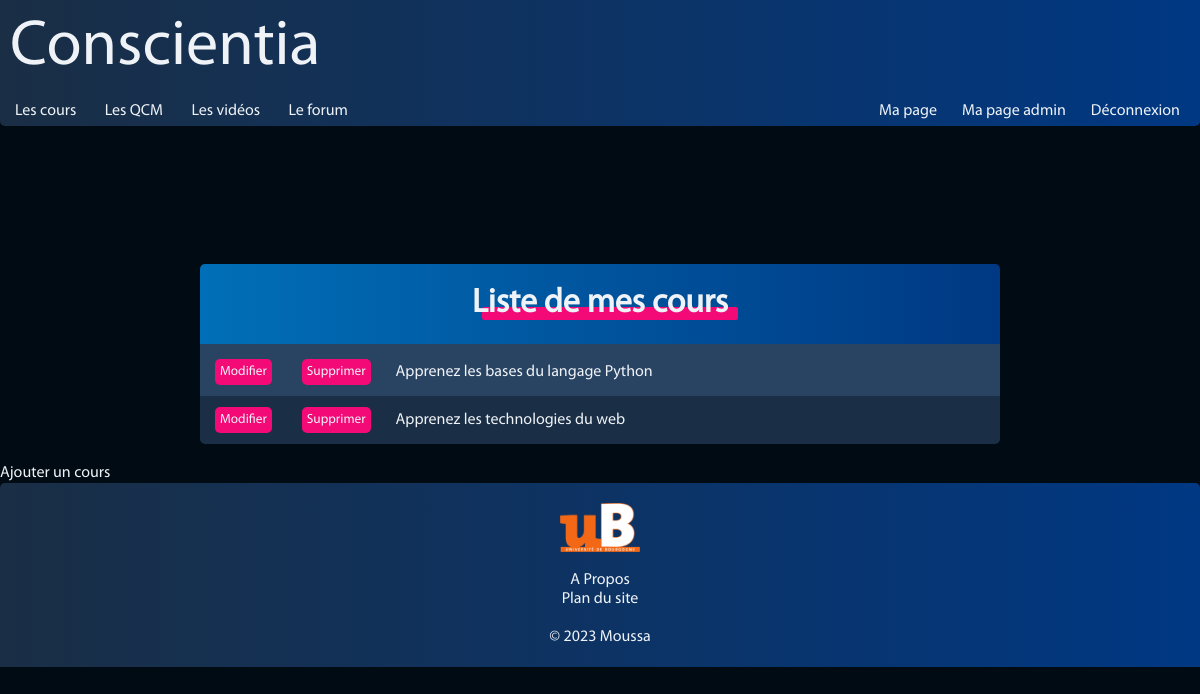
Page /php/controller/courseManagement.php (signed in) on the committed database.
### tables this page shows
CREATE TABLE `courses` (
  `id` int(11) NOT NULL,
  `title` varchar(128) NOT NULL,
  `description` varchar(256) NOT NULL,
  `text` text NOT NULL,
  `author_id` int(11) NOT NULL,
  `difficulty` varchar(20) NOT NULL,
  `thumbnail` varchar(128) NOT NULL
);

### php/model/courseManagement.php (called while the page is built)
<?php
$myCourses = $conn->query("SELECT * FROM courses WHERE author_id = ".$_SESSION["id"]);
?>

### php/view/courseManagement.php (the view, shortened to what this page needs)
<!DOCTYPE html>
<html lang="fr">
    <head>
        <?php include('css.php');?>
        <link rel="stylesheet" href="../../css/courseManagement.css"/>
        <link rel="stylesheet" href="../../css/table.css"/>
    </head>
    <body>
        <?
            include('header.php');
            if ($myCourses->num_rows > 0) {
                echo '
                    <div class="coursListeDiv">
                        <table style="margin-bottom:20px;" class="courseManagementList">
                            <tr>
                                <th colspan="3"><h2>Liste de mes cours</h2></th>
                            </tr>
                        ';
                while($row = $myCourses->fetch_assoc()) {
                    echo '
                    <tr class="cours">
                        <td style="width:5%;">
                            <input type="button" name="modifierBtn"  class="modifierBtn"  value="Modifier" onclick="courseEdit('.$row["id"].')"/>
                        </td>
                        <td style="width:5%;">
                            <input type="button" name="supprimerBtn" class="supprimerBtn" value="Supprimer" onclick="deleteCourse('.$row["id"].')"/>
                        </td>
                        <td style="width:90%;">'.$row["title"].'</td>
                    </tr>';
                }
                echo '
                        </table>
                        <a onclick="courseEdit(-1)">Ajouter un cours</a>
                    </div>';
            }
            else {
                echo '<p style="text-align:center;margin-top:50px">Aucun cours</p>';
                echo '<div style="text-align:center;margin-top:50px;margin-bottom:600px;"><a onclick="courseEdit(-1)">Ajouter un cours</a></div>';
            }
            include('footer.php');
        ?>
    </body>
</html>

### css/global.css (style rules this page uses)
:root { --main: #1a2e45; --mainHover: #294362; --second: #006fb7; --third: #003883; --bg:#010B13; --pink: #f30a76; --pinkHover : #c50960; --light: #009de0; --text: #eff3f7; --text2: #c6d8ea; }
body { background: var(--bg); color: var(--text); display: table; width: 100%; }
* { font-family:'Myriad Pro Regular'; margin: 0; box-sizing: border-box; }
a { color: var(--text); text-decoration: none; cursor: pointer; transition: 0.3s; }
input[type=button], input[type=submit] { background: var(--pink); border: 0; border-radius: 5px; padding: 5px; margin: 1px 5px; cursor: pointer; transition: 0.3s; }
input { color: var(--light); }
input[type=submit], input[type=button] { color: var(--text); }
h2 { position: relative; display: inline; }
h2::after { background-color: var(--pink); height: 40%; width: 100%; content: ""; border-radius: 2px; display: block; position: absolute; left : 10px; bottom: 0px; z-index: -1; }

### css/table.css (style rules this page uses)
table { border-collapse: collapse; width: 800px; margin: 138px auto 500px auto; border-radius: 5px; overflow: hidden; }
tr:first-of-type { background: linear-gradient(90deg, var(--second) 0%, var(--third) 100%); border-bottom: 4px solid var(--mainHover); position: relative; z-index: 2; }
tr { background: var(--main); color: var(--text); }
tr:nth-child(2n) { background: var(--mainHover); }
th { font-size: 140%; text-align: center; padding: 20px; position: relative; }
td { padding: 10px; }

### rows in the picture
courses: title "Apprenez les bases du langage Python"
courses: title "Apprenez les technologies du web"
